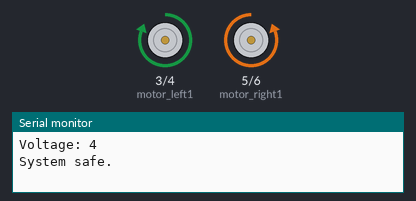
A sketch run on a simulated Arduino Uno, built with avr-gcc and run on an emulated ATmega328P. Parts: motor-driver pin pairs drawn as motors (green arrow = first pin HIGH = forward, orange = second pin HIGH = backward, longer = more drive), the last lines printed to the serial monitor. Random numbers use the default seed unless the sketch sets one. At 6.1 s the program stops and its outputs stay as they are.

Above: at 0.1 s.
At 6.1 s:
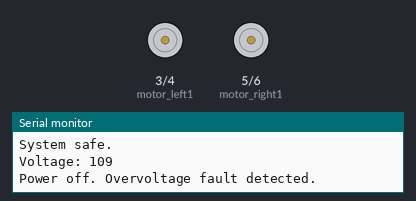
Timing chart, 0 to 7.6 s (numbered marks = the images above):
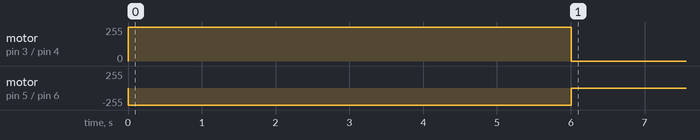

Measured:
- by itself, motor on pin 3 (motor_left1) / pin 4 (motor_left2): stopped → forward 255/255 at 0.00 s, → stopped 6.0 s later
- by itself, motor on pin 5 (motor_right1) / pin 6 (motor_right2): stopped → backward 255/255 at 0.00 s, → stopped 6.0 s later

The sketch:

low_safety_circuit.ino
```cpp
const int motor_left1 = 3;
const int motor_left2 = 4;

const int motor_right1 = 5;
const int motor_right2 = 6;

const int MAX_SAFE_VOLTAGE = 100;

int voltage = 0;

void power_on()
{
    analogWrite(motor_left1, 255);
    analogWrite(motor_left2, 0);

    analogWrite(motor_right1, 0);
    analogWrite(motor_right2, 255);
}

void power_off()
{
    analogWrite(motor_left1, 0);
    analogWrite(motor_left2, 0);

    analogWrite(motor_right1, 0);
    analogWrite(motor_right2, 0);
}

bool dangerous_situation()
{
    return voltage > MAX_SAFE_VOLTAGE;
}

void setup()
{
    Serial.begin(9600);

    pinMode(motor_left1, OUTPUT);
    pinMode(motor_left2, OUTPUT);

    pinMode(motor_right1, OUTPUT);
    pinMode(motor_right2, OUTPUT);

    randomSeed(analogRead(A0));
}

void loop()
{
    int spike = random(0, 20);

    voltage += spike;

    Serial.print("Voltage: ");
    Serial.println(voltage);

    if (dangerous_situation())
    {
        power_off();

        Serial.println("Power off. Overvoltage fault detected.");

        while (true)
        {
            // Stay shut down
            //if(dangerous_situation_recovered){break; normal();}
        }
    }
    else
    {
        power_on();

        Serial.println("System safe.");
    }

    delay(500);
}
```
